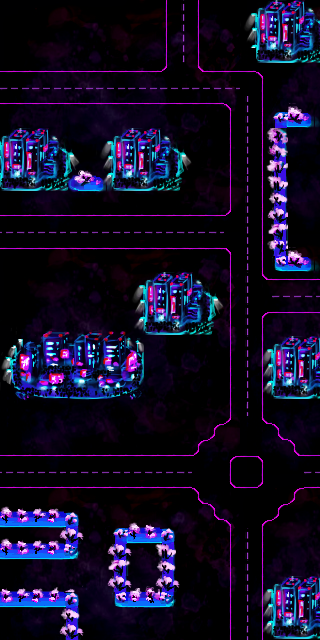

Tiled map render using the project's own tile images. Description and the map definition, with tile-layer contents summarised, below:
An orthogonal 20x40 tile map with 16x16 px tiles, 3 tile layers (Sol, Couche1, Couche2), 1 hidden layer not drawn, 3 tilesets and 26 objects (Arme0, Arme1).

<map version="1.0" orientation="orthogonal" width="20" height="40" tilewidth="16" tileheight="16">
 <tileset firstgid="1" name="assest 6" tilewidth="16" tileheight="16">
  <image source="../textures/assest 6.png" trans="ff00ff" width="768" height="212" />
 </tileset>
 <tileset firstgid="625" name="FondNoir" tilewidth="16" tileheight="16">
  <image source="../textures/FondNoir.png" trans="ff00ff" width="800" height="600" />
 </tileset>
 <tileset firstgid="2475" name="Sol" tilewidth="16" tileheight="16">
  <image source="../textures/textureSol.jpg" trans="ff00ff" width="256" height="240" />
 </tileset>
 <layer name="FondNoir" width="20" height="40" visible="0">
  <data>[800 cells, 800 non-empty, 200 distinct tile ids]</data>
 </layer>
 <layer name="Sol" width="20" height="40" opacity="0.45">
  <data>[800 cells, 800 non-empty, 240 distinct tile ids]</data>
 </layer>
 <layer name="Couche1" width="20" height="40">
  <data>[800 cells, 446 non-empty, 127 distinct tile ids]</data>
 </layer>
 <layer name="Couche2" width="20" height="40">
  <data>[800 cells, 133 non-empty, 65 distinct tile ids]</data>
 </layer>
 <objectgroup name="objects" width="20" height="40">
  <object name="Arme0" x="183" y="88">
   <properties>
    <property name="ID" value="0" />
   </properties>
   <ellipse />
  </object>
  <object name="Arme1" x="18" y="314">
   <properties>
    <property name="ID" value="1" />
   </properties>
   <ellipse />
  </object>
 </objectgroup>
 <objectgroup name="ennemies" width="20" height="40">
  <object x="146" y="22">
   <properties>
    <property name="ID" value="0" />
   </properties>
   <ellipse />
  </object>
  <object x="273" y="90">
   <properties>
    <property name="ID" value="0" />
   </properties>
   <ellipse />
  </object>
  <object x="206" y="172">
   <properties>
    <property name="ID" value="0" />
   </properties>
   <ellipse />
  </object>
  <object x="244" y="173">
   <properties>
    <property name="ID" value="0" />
   </properties>
   <ellipse />
  </object>
  <object x="152" y="232">
   <properties>
    <property name="ID" value="0" />
   </properties>
   <ellipse />
  </object>
  <object x="122" y="232">
   <properties>
    <property name="ID" value="0" />
   </properties>
   <ellipse />
  </object>
  <object x="92" y="232">
   <properties>
    <property name="ID" value="0" />
   </properties>
   <ellipse />
  </object>
  <object x="58" y="268">
   <properties>
    <property name="ID" value="0" />
   </properties>
   <ellipse />
  </object>
  <object x="58" y="312">
   <properties>
    <property name="ID" value="0" />
   </properties>
   <ellipse />
  </object>
  <object x="76" y="289">
   <properties>
    <property name="ID" value="0" />
   </properties>
   <ellipse />
  </object>
  <object x="40" y="292">
   <properties>
    <property name="ID" value="0" />
   </properties>
   <ellipse />
  </object>
  <object x="230" y="318">
   <properties>
    <property name="ID" value="1" />
   </properties>
   <ellipse />
  </object>
  <object x="256" y="338">
   <properties>
    <property name="ID" value="1" />
   </properties>
   <ellipse />
  </object>
  <object x="165" y="471">
   <properties>
    <property name="ID" value="0" />
   </properties>
   <ellipse />
  </object>
  <object x="132" y="470">
   <properties>
    <property name="ID" value="1" />
   </properties>
   <ellipse />
  </object>
  <object x="101" y="470">
   <properties>
    <property name="ID" value="0" />
   </properties>
   <ellipse />
  </object>
  <object x="72" y="469">
   <properties>
    <property name="ID" value="1" />
   </properties>
   <ellipse />
  </object>
  <object x="246" y="442">
   <properties>
    <property name="ID" value="1" />
   </properties>
   <ellipse />
  </object>
  <object x="246" y="496">
   <properties>
    <property name="ID" value="0" />
   </properties>
   <ellipse />
  </object>
  <object x="272" y="470">
   <properties>
    <property name="ID" value="1" />
   </properties>
   <ellipse />
  </object>
  <object x="219" y="470">
   <properties>
    <property name="ID" value="0" />
   </properties>
   <ellipse />
  </object>
  <object x="92" y="570">
   <properties>
    <property name="ID" value="1" />
   </properties>
   <ellipse />
  </object>
 </objectgroup>
 <objectgroup name="playerspawn" width="20" height="40">
  <object x="12" y="33">
   <ellipse />
  </object>
 </objectgroup>
 <objectgroup name="exit" width="20" height="40">
  <object x="10" y="573">
   <ellipse />
  </object>
 </objectgroup>
</map>
